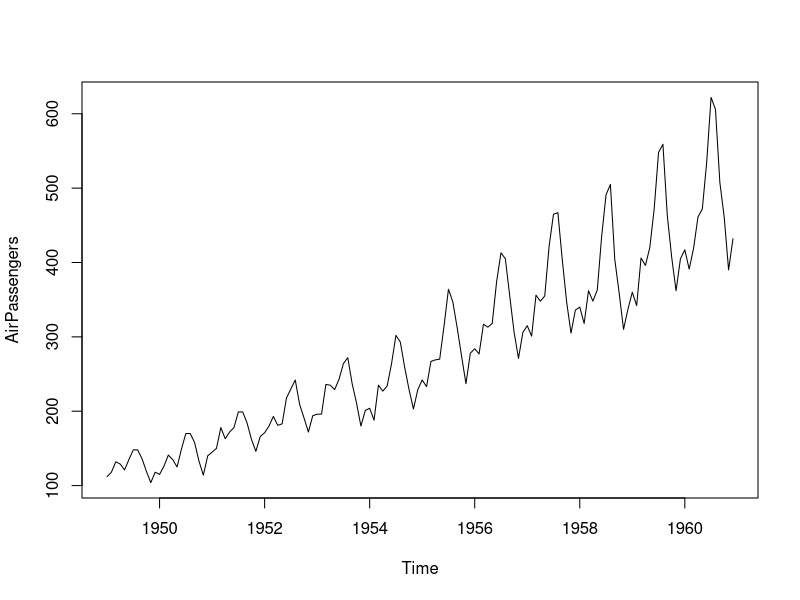
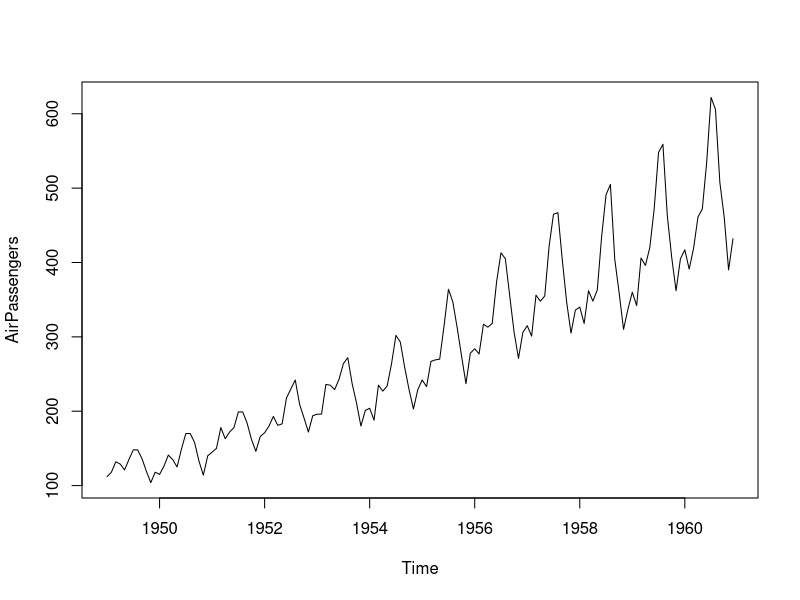
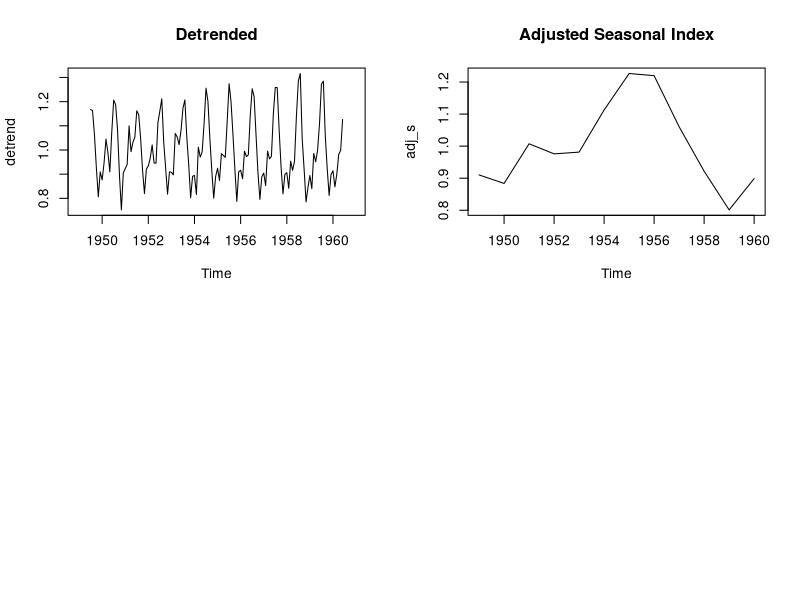
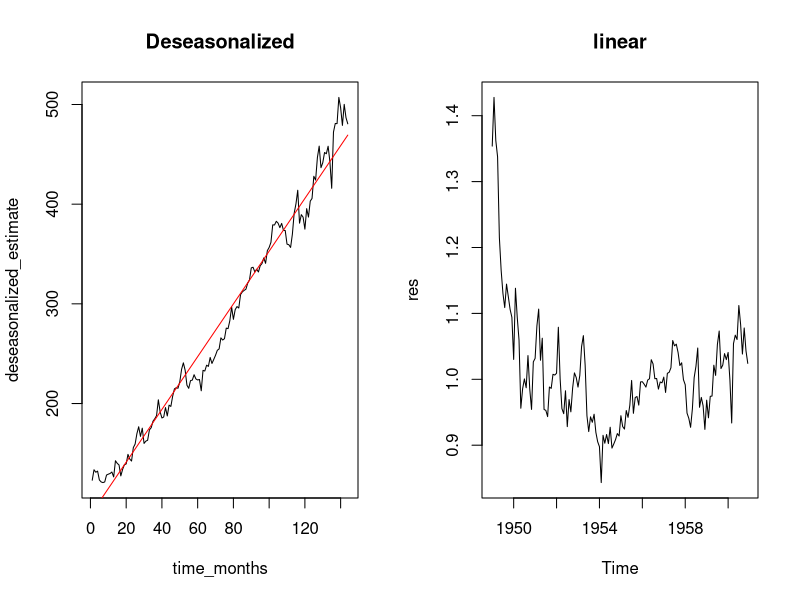
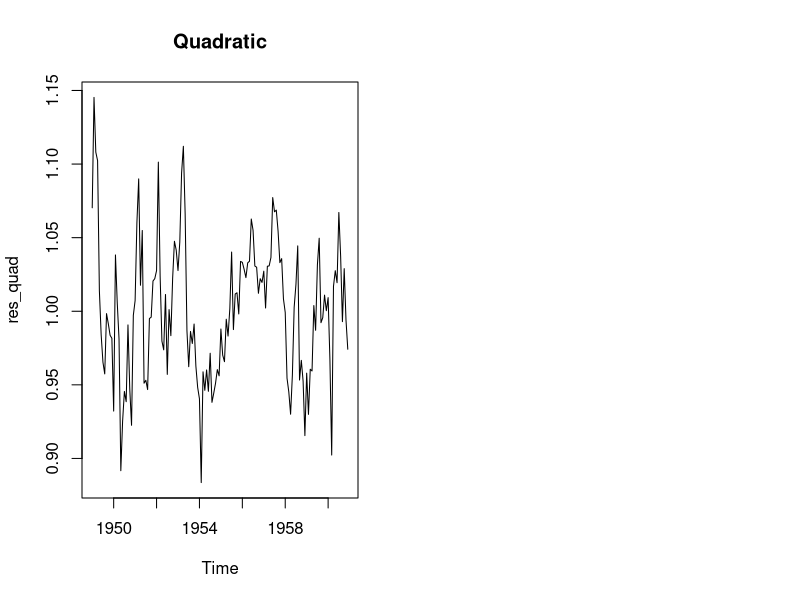

The R source for these figures, in order: (Note: this script raises an error after producing the figures.)
rm(list=ls())
AirPassengers
print("This data is a monthly data from year 1949-1960.The classic Box & Jenkins airline data. Monthly totals of international airline passengers, 1949 to 1960.")
plot(AirPassengers)
print("X_t be the monthly passenger total")
print("As from the plot we can say that the model is multiplicative model.")

#Description of the data:
#here we are given  Monthly totals of international airline passengers, 1949 to 1960.
#Let X_t denote the monthly total of international airline passengers corresponding to the time point t.
#Where the origin and the state of time is so chosen that t takes up the values 1,2,3,4,...144(i.e Dec 1948,unit 1)
# we first obtain time series plot of the data
plot(AirPassengers)
#From the plot we observe that an evolutive pattern is present in the data dominated by an upward trend component. seasonal variation is also present.Cyclical Variation is absent.
#Since the intensity of the seasonal fluctuatio is increasing with increasing trend , a multiplicative model will be more approprate hence the model under study is:
#X_t = T_t*S_t*I_t



#Now we find the moving average for the model

#TO ONTAIN SEASONAL INDEX 
#Here we will first obtain the trend estimate by the method of moving average.
# 1st 12 values are considered and A.M is calculated and the corresponding modpoint with rest to the modpoint of june or july 1949
# in the next step the obs corresponding to the jan 1949 is dropped and the obs corresponding to jan 1950 is included
#The corresponding A.M is calulated for this dataset and is reported against the mid point of july and Aug 1949.
# in this way the subsequent m.a are obtained until we reach the last set of 12 datapoints
#To obtain the centered 12 point moving average values a subsequent 2 item moving average is calculated
#This are the trend estimated T_t_hat. It is to noted that the trend estimates correspond to the 1st 6 months of 1949 and the ;ast 6 months 1960 are NA.
# Next we obtain the detrended data by dividing the original series X_t by the corresponding trend estimate T_t_hat i.e we take the ratios X_t/T_t_hat.
#Tis ratios should ideally contain S_t*I_t. For each month the corresponding unadjusted seasonal index is obtained by averaging the ratios over theconsequtive years for a corresponding monath.
# Finally the adjusted seasonal indices are obtained by dividing the unadjusted seasonal indices by their grand mean.
#This method is called ratio to moving average method
#(In case of less time we write only this instead of writing the whole thing) the trend estimate is obtained by 12 point moving average.Mention the adjusted seasonal indices


library(forecast)
par(mfrow=c(2,2))
ma = ma(AirPassengers,order=12);ma
#x_year=aggregate(AirPassengers,nfrequency = 1,FUN=mean);x
#plot(x_year)
detrend = AirPassengers/ma
plot(detrend,main = "Detrended")
detrend[is.na(detrend)]<-0
dt = matrix(detrend,ncol=12,byrow=T)
unadj_s = colMeans(dt)
adj_s = unadj_s /mean(unadj_s)
plot(1949:1960,adj_s,type='l',xlab='Time',main='Adjusted Seasonal Index')




?decompose
decomp=decompose(AirPassengers,type='multiplicative')
# we are again find the trend estimate as we see that the trend estimate for the first and lst 6 months are absent
deseasonalized_estimate = AirPassengers/adj_s
#or
deseasonalized_estimate = AirPassengers/decomp$seasonal
par(mfrow=c(1,2))
plot(1:144,deseasonalized_estimate,main = 'Deseasonalized',type='l',xlab='time_months')
t= 1:144

fit = lm(deseasonalized_estimate ~t)
lines(fitted(fit),type="l",col="red")

trend_estimate = predict(fit)
res = deseasonalized_estimate/trend_estimate
plot(res,main='linear')

#Next we obtain the deseasonalized series by dividing the original data by the corrresponding adjusted seasonal indices
#This series should ideally contain the trend component and the irregular fluctuation
# we now fit an appropritae trend eq to this deseasonalized data
#From the plot of deseasonaled data t seems that: 

fit_quad = lm(deseasonalized_estimate ~t+I(t^2))

lines(fitted(fit_quad),type="l",col="blue")

trend_estimate_quad = predict(fit_quad)
res_quad = deseasonalized_estimate/trend_estimate_quad
plot(res_quad,main='Quadratic')



#NOW WE DO THE RATIO TO TREND METHOD

#Yearly averages will be obtained to remove several fluctuations
#plotting yearly yearly averages gainst time and fitting an appropiate yearly trend eq
#COnvert the yearly trend equation to monthly trend equation
#Then detrend the original series by taking ratios X_t/T_t
#Obtain adjusted Seasonal indices from the detrended data 
#Deseasonalize the detrended data by dividing the detrended series by the corresponding adjusted seasonal 


#Yearly averages will be obtained to remove several fluctuations
x_year=aggregate(AirPassengers,nfrequency = 1,FUN=mean);x
t_year=1:12
plot(x_year)

#plotting yearly yearly averages gainst time and fitting an appropiate yearly trend eq
fit_rt = lm(x_year~t_year)
lines(1949:1960,fitted(fit_rt),type="l",col="red")

#COnvert the yearly trend equation to monthly trend equation
month_tr=function(t){
  fit_rt$coefficients[1] + fit_rt$coefficients[2]*(t+0.5)/12
}
plot(1:144,AirPassengers,type='l',xlab = "months")
lines(1:144,month_tr(6:149),type='l',col='red')

#Then detrend the original series by taking ratios X_t/T_t
detrend_rt = AirPassengers/month_tr(6:149)

dt_rt = matrix(detrend_rt,ncol=12,byrow=T)

#Obtain adjusted Seasonal indices from the detrended data 
unadj_s_rt = colMeans(dt_rt)
adj_s_rt = unadj_s_rt /mean(unadj_s_rt)
plot(1949:1960,adj_s_rt,type='l',xlab='Time',main="Adjusted_Seasonal Idices")

#Deseasonalize the detrended data by dividing the detrended series by the corresponding adjusted seasonal 
deseasonalized_estimate_rt = detrend_rt/adj_s_rt
plot(1:144,deseasonalized_estimate_rt,main = 'Deseasonalized and Detrended',type='l',xlab='time_months')


